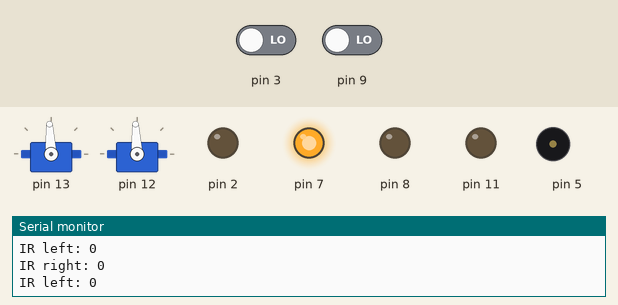
Recording of a sketch running on a simulated Arduino Uno, built with avr-gcc and run on an emulated ATmega328P. Shown: 2 × servo, output pins drawn as LEDs (lit = HIGH), buzzer (waves = sounding), the last lines printed to the serial monitor. The inputs (shaded band) are chosen by the test bench; at power-on: pin 9 LOW, pin 3 LOW. Pins used as bus, display or sensor lines are not drawn.

Above: at 1.3 s.
1.4 s: pin 9 driven HIGH
At 2.2 s:
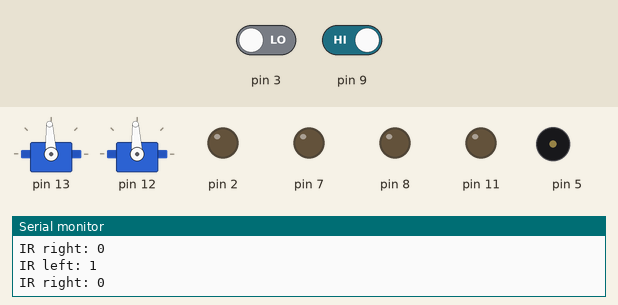
2.9 s: pin 9 driven LOW
At 3.7 s:
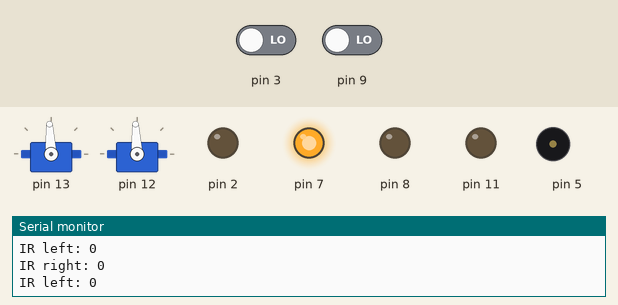
Timing chart, 0 to 5.9 s (numbered marks = the images above; inputs shaded):
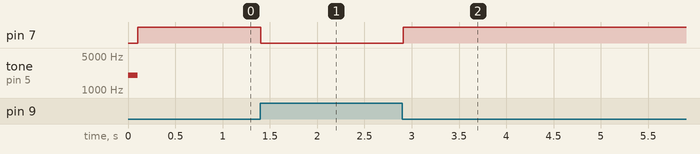

The sketch:

beacon_test.ino
```cpp
#include "Brain.h"

Brain brain;

void setup() {
  // put your setup code here, to run once:
  Serial.begin(9600);
  brain.InitializePins(4,6,13,12,9,3,8,2,11,10,5);
  // Whisker Left = 4
  // Whisker Right = 6
  // Servo Left = 13
  // Servo Right = 12
  // IR Reciever Left = 9
  // IR Reciever Right = 3
  // IR Transmitter Left = 8
  // IR Transmitter Right = 2
  // Ultrasonic Trig = 11
  // Ultrasonic Echo = 10
  // Speaker = 5
}

void loop() {
  // put your main code here, to run repeatedly:
  brain.Run();
}
```

Brain.cpp
```cpp
#include "Brain.h"

void Brain::InitializePins(byte pin_whiskers_left, byte pin_whiskers_right,
        byte pin_servo_left, byte pin_servo_right, byte pin_ir_reciever_left,
        byte pin_ir_reciever_right, byte pin_ir_transmitter_left,
        byte pin_ir_transmitter_right, byte pin_ultrasonic_trig,
        byte pin_ultrasonic_echo, byte pin_speaker)
{
    _pin_whiskers_left = pin_whiskers_left;
    _pin_whiskers_right = pin_whiskers_right;


    _pin_servo_left = pin_servo_left;
    _pin_servo_right = pin_servo_right;

    _pin_ir_reciever_left = pin_ir_reciever_left;
    _pin_ir_reciever_right = pin_ir_reciever_right;

    _pin_ir_transmitter_left = pin_ir_transmitter_left;
    _pin_ir_transmitter_right = pin_ir_transmitter_right;


    _pin_ultrasonic_trig = pin_ultrasonic_trig;
    _pin_ultrasonic_echo = pin_ultrasonic_echo;

    _pin_speaker = pin_speaker;

    pinMode(_pin_whiskers_left,INPUT);
    pinMode(_pin_whiskers_right,INPUT);


    _servo_left.attach(_pin_servo_left);
    _servo_right.attach(_pin_servo_right);

    _servo_left.writeMicroseconds(1500);
    _servo_right.writeMicroseconds(1500);

    _servo_signal_left = 1500;
    _servo_signal_right = 1500;

    _acceleration = ACCELERATION;

    pinMode(_pin_ir_reciever_left,INPUT);
    pinMode(_pin_ir_reciever_right,INPUT);

    pinMode(_pin_ir_transmitter_left,OUTPUT);
    pinMode(_pin_ir_transmitter_right,OUTPUT);


    pinMode(_pin_ultrasonic_trig,OUTPUT);
    pinMode(_pin_ultrasonic_echo,INPUT);

    _current_state = STATE_SEARCH;

    _current_movement = STATE_FORWARD;

    _speed = MAX_SPEED;

    // Left diode
    pinMode(7,OUTPUT);

    // Right diode
    pinMode(5,OUTPUT);

    tone(_pin_speaker,2000,100);

    delay(100);
}

void Brain::Run()
{
    // Diodes Left/Right:    7/5
    bool ir_right = Brain::ReadIRBeacon(_pin_ir_reciever_right);
    bool ir_left = Brain::ReadIRBeacon(_pin_ir_reciever_left);

    if (!ir_right)
        digitalWrite(5,HIGH);
    else
        digitalWrite(5,LOW);

    if (!ir_left)
        digitalWrite(7,HIGH);
    else
        digitalWrite(7,LOW);


    Serial.print("IR left: ");
    Serial.println(ir_left);

    Serial.print("IR right: ");
    Serial.println(ir_right);

    delay(20);
}

void Brain::LogSensors(bool whisker_left, bool whisker_right, int ultrasonic_distance,
        byte ir_left, byte ir_right)
{
    Serial.print("Whisker Left: ");
    Serial.println(whisker_left);

    Serial.print(" Whisker Right: ");
    Serial.println(whisker_right);

    Serial.print(" Ultrasonic: ");
    Serial.println(ultrasonic_distance);

    Serial.print(" IR Left: ");
    Serial.println(ir_left);

    Serial.print(" IR Right: ");
    Serial.println(ir_right);
}

// change signal based on what is wanted
void Brain::ChangeServoSignal()
{
    if(_servo_signal_left < _servo_signal_wanted_left){
        _servo_signal_left += _acceleration;
    }
    if(_servo_signal_left > _servo_signal_wanted_left){
        _servo_signal_left -= _acceleration;
    }
    if(_servo_signal_right < _servo_signal_wanted_right){
        _servo_signal_right += _acceleration;
    }
    if(_servo_signal_right > _servo_signal_wanted_right){
        _servo_signal_right -= _acceleration;
    }

    if(_servo_signal_left > UPPER_LIMIT){
        _servo_signal_left = UPPER_LIMIT;
    }
    if(_servo_signal_left < LOWER_LIMIT){
        _servo_signal_left = LOWER_LIMIT;
    }
    if(_servo_signal_right > UPPER_LIMIT){
        _servo_signal_right = UPPER_LIMIT;
    }
    if(_servo_signal_right < LOWER_LIMIT){
        _servo_signal_right = LOWER_LIMIT;
    }
    Serial.print("Servo left:");
    Serial.println(_servo_signal_left);
    Serial.print("Servo wanted left:");
    Serial.println(_servo_signal_wanted_left);
}

// -1 no read, else give distance to object
int Brain::ReadUltrasonic()
{
    short maximumRange = 400;
    short minimumRange = 0;

     digitalWrite(_pin_ultrasonic_trig, LOW);
     delayMicroseconds(2);

     digitalWrite(_pin_ultrasonic_trig, HIGH);
     delayMicroseconds(10);

     digitalWrite(_pin_ultrasonic_trig, LOW);
     float duration = pulseIn(_pin_ultrasonic_echo, HIGH);
     float distance = duration/58.2;
     if (distance >= maximumRange || distance <= minimumRange){
        distance = -1;
     }

     delay(50);

     return floor(distance);
}

// 1 No touch, 0 touch
bool Brain::ReadWhiskers(byte pin_nr)
{
    bool whiskers_state = digitalRead(pin_nr);
    return whiskers_state;
}

// 0 no read, 20-40 read based on distance
byte Brain::ReadIR(byte pin_reciever, byte pin_transmitter)
{
    unsigned short frequencies[5] = {38000,39000,40000,41000,42000};
    byte distances[5] = {40,35,30,25,20};
    byte distance = 0;
    for(short i = 4; i >= 0; i--)
    {
        bool detection = Brain::irDetect(pin_transmitter, pin_reciever, frequencies[i]);
        if (!detection){
            distance = distances[i];
            break;
        }
    }
    return distance;
}

bool Brain::ReadIRBeacon(byte pin)
{
    bool ir = digitalRead(pin);
    return ir;
}

// 0 if detect based on frequency
bool Brain::irDetect(byte irLedPin, byte irReceiverPin, unsigned short frequency)
{
  tone(irLedPin, frequency, 8);
  delay(1);
  int ir = digitalRead(irReceiverPin);
  delay(10);
  return ir;
}
```

Brain.h
```cpp
#ifndef BRAIN_H
#define BRAIN_H


#include <Arduino.h>
#include <Servo.h>

class Brain
{
    public:
        void InitializePins(byte pin_whiskers_left,byte pin_whiskers_right, byte pin_servo_left, byte pin_servo_right, byte pin_ir_reciever_left, byte pin_ir_reciever_right, byte pin_ir_transmitter_left,byte pin_ir_transmitter_right, byte pin_ultrasonic_trig, byte pin_ultrasonic_echo, byte pin_speaker);
        void Run();

    private:
        byte _pin_whiskers_left;
        byte _pin_whiskers_right;

        byte _pin_servo_left;
        byte _pin_servo_right;


        byte _pin_ir_reciever_left;
        byte _pin_ir_reciever_right;

        byte _pin_ir_transmitter_left;
        byte _pin_ir_transmitter_right;

        byte _pin_ultrasonic_trig;
        byte _pin_ultrasonic_echo;

        byte _pin_speaker;

        Servo _servo_left;
        Servo _servo_right;

        unsigned short _servo_signal_wanted_left;
        unsigned short _servo_signal_wanted_right;

        unsigned short _servo_signal_left;
        unsigned short _servo_signal_right;

        enum BrainStates{
            STATE_SEARCH = 0,
            STATE_LOCALIZE = 1,
            STATE_GOTO = 2,
        };

        enum MovementStates{
            STATE_ROTATE_LEFT = 0,
            STATE_ROTATE_RIGHT = 1,
            STATE_FORWARD = 2,
            STATE_BACKWARD = 3,
        };

        BrainStates _current_state;

        MovementStates _current_movement;

        byte _speed;
        const char MAX_SPEED = 125;
        const char MIN_SPEED = -125;

        byte _acceleration;
        const byte ACCELERATION = 10;
        const byte RETARDATION = 200;

        const short UPPER_LIMIT = 1650;
        const short LOWER_LIMIT = 1350;

        int ReadUltrasonic();

        bool ReadWhiskers(byte pin_nr);

        byte ReadIR(byte pin_reciever, byte pin_transmitter);

        bool irDetect(byte irLedPin, byte irReceiverPin, unsigned short frequency);

        void ChangeServoSignal();

        void LogSensors(bool whisker_left, bool whisker_right, int ultrasonic_distance,
        byte ir_left, byte ir_right);
        bool ReadIRBeacon(byte pin);

        const byte UPDATE_DELAY = 100;
        byte _update_counter;
};


#endif
```

Measured:
- after the input at 1.4 s, pin 7: HIGH → LOW at once
- after the input at 2.9 s, pin 7: LOW → HIGH at once
